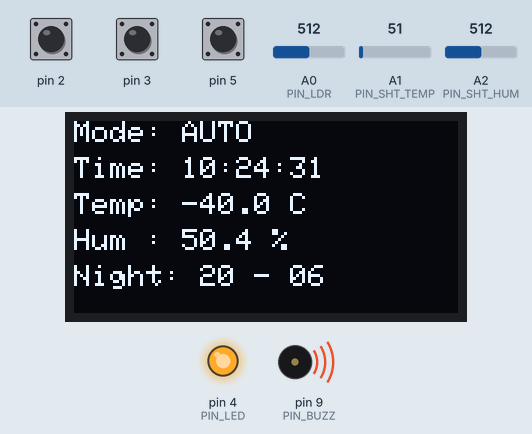
A sketch run on a simulated Arduino Uno, built with avr-gcc and run on an emulated ATmega328P. On the bench: 128×64 one-colour display, output pins drawn as LEDs (lit = HIGH), buzzer (waves = sounding). The inputs (shaded band) are chosen by the test bench; at power-on: pin 2 HIGH, A2 (PIN_SHT_HUM) = 512, pin 3 HIGH, pin 5 HIGH, A0 (PIN_LDR) = 512, A1 (PIN_SHT_TEMP) = 51. The local clock reads 2024-03-15 10:24:30 at power-on unless the sketch sets it; pins used as bus, display or sensor lines are not drawn; what the sketch prints to the serial monitor is not drawn.

Above: at 1.16 s.
1.4 s: pin 2 pulled LOW for 0.15 s
At 1.66 s:
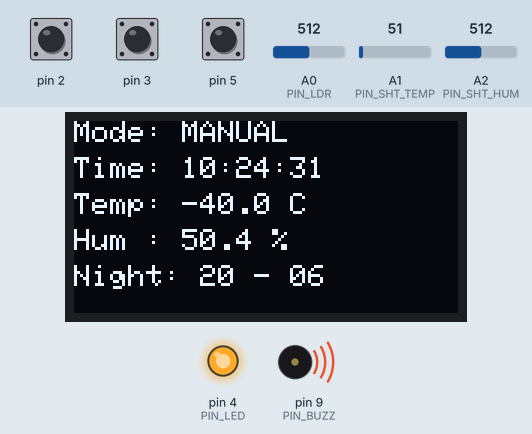
2.1 s: pin 2 pulled LOW for 1 s
At 2.41 s:
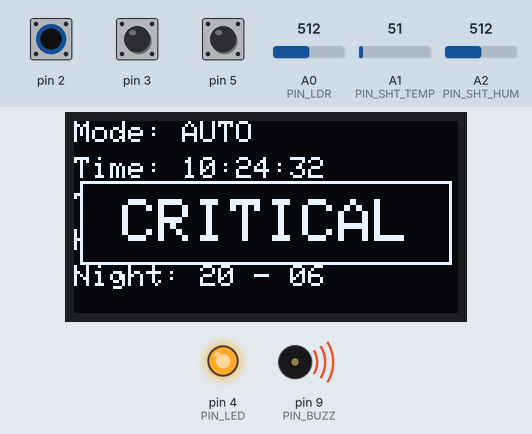
3.7 s: pin 2 pulled LOW for 0.15 s
At 3.91 s:
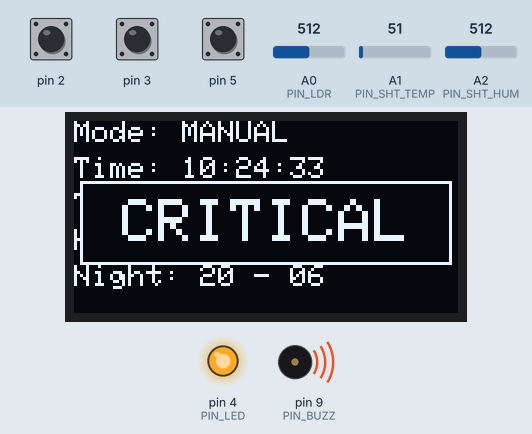
4.4 s: A2 (PIN_SHT_HUM) set to 0
At 4.91 s:
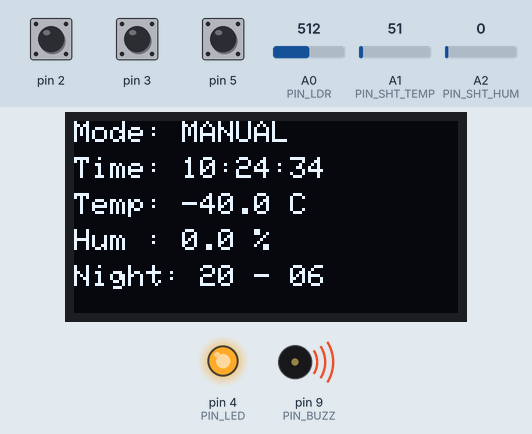
6.2 s: pin 3 pulled LOW for 0.15 s
6.9 s: pin 3 pulled LOW for 1 s
At 7.66 s:
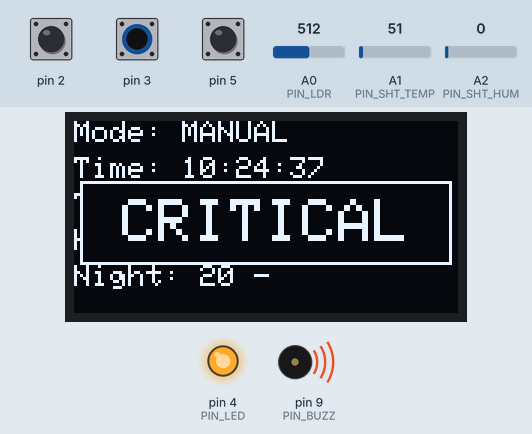
Timing chart, 0 to 9.9 s (numbered marks = the images above; inputs shaded):
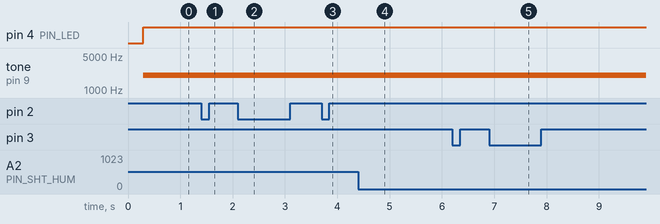

The sketch:

arduino-uno-main.ino
```cpp
#include <Wire.h>              // I2C (np. RTC DS1307)
#include <RTClib.h>            // biblioteka do RTC (DS1307/DS3231)
#include <SPI.h>               // SPI (do OLED)
#include <Adafruit_GFX.h>      // grafika (czcionki, rysowanie)
#include <Adafruit_SSD1306.h>  // sterownik OLED SSD1306

// ================== PINY ==================
// Czujnik światła (LDR) -> wejście analogowe
#define PIN_LDR      A0

// "SHT" w tym kodzie jest traktowane jako analogowe źródła napięcia
// (czyli odczyt z ADC i mapowanie). Nie jest to typowe SHT3X I2C!
#define PIN_SHT_TEMP A1
#define PIN_SHT_HUM  A2

// Wyjścia
#define PIN_LED      4         // LED sygnalizacyjna
#define PIN_BUZZ     9         // buzzer pasywny (tone())

// Przyciski do GND, używany jest INPUT_PULLUP (stan LOW = wciśnięty)
#define BTN_MODE     2         // AUTO/MANUAL (lub zmniejsz godzinę w edycji nocy)
#define BTN_NIGHT    3         // wejście do edycji nocy / przełącz etap edycji
#define BTN_TOGGLE   5         // w MANUAL: LED ON/OFF (lub zwiększ godzinę w edycji nocy)

// OLED SSD1306 (SPI)
#define OLED_CS      10
#define OLED_DC      7
#define OLED_RST     6

// ================== KONFIGURACJA I STAŁE ==================
#define SCREEN_W 128
#define SCREEN_H 64

// Progi alarmów temperatury (WARNING i CRITICAL)
#define TEMP_WARN_LOW  16.0
#define TEMP_WARN_HIGH 26.0
#define TEMP_CRIT_LOW  12.0
#define TEMP_CRIT_HIGH 30.0

// Progi alarmów wilgotności
#define HUM_WARN_LOW   30.0
#define HUM_WARN_HIGH  65.0
#define HUM_CRIT_LOW   20.0
#define HUM_CRIT_HIGH  75.0

// Próg "ciemno" dla LDR (surowa wartość ADC 0..1023)
// Jeśli ldr < LDR_LIMIT -> dark = true
#define LDR_LIMIT      50

// Kalibracja ADC: zakresy dla temp/hum (zależne od czujnika / dzielnika napięcia)
// Te wartości mówią: "taki ADC odpowiada minimalnej i maksymalnej wartości"
#define ADC_T_MIN 125
#define ADC_T_MAX 897
#define ADC_H_MIN 102
#define ADC_H_MAX 916

// Debounce przycisków (ms) - filtr drgań styków
const unsigned long DEBOUNCE_MS = 35;

// Miganie edytowanej godziny na OLED (ms)
const unsigned long EDIT_BLINK_MS = 400;

// ================== STRUKTURY I TYPY DANYCH ==================
// Tryb pracy systemu
enum Mode { AUTO, MANUAL };

// Stany edycji trybu nocnego (prosta maszyna stanów)
enum NightEditState { NIGHT_EDIT_OFF, NIGHT_EDIT_START, NIGHT_EDIT_END };

// Struktura przycisku do debouncingu
struct Button {
  uint8_t pin;                 // pin przycisku
  bool stableState;            // ostatni stabilny stan (po debounc)
  bool lastReading;            // ostatni odczyt natychmiastowy
  unsigned long lastChangeMs;  // kiedy ostatnio zmienił się odczyt
};

// ================== OBIEKTY ==================
Adafruit_SSD1306 display(SCREEN_W, SCREEN_H, &SPI, OLED_DC, OLED_RST, OLED_CS);
RTC_DS1307 rtc;

// ================== ZMIENNE GLOBALNE ==================

// --- Konfiguracja czasu i trybu ---
Mode mode = AUTO;                       // start w AUTO
NightEditState nightEdit = NIGHT_EDIT_OFF; // domyślnie brak edycji nocy
unsigned long intervalMs = 1000;        // co ile wysyłać dane UART

// Godziny działania "nocy" (dla AUTO LED)
// np. 20 -> start, 6 -> koniec (przechodzi przez północ)
uint8_t eveningStart = 20;
uint8_t nightEnd = 6;

// Zmienne robocze do edycji godzin (żeby nie zmieniać od razu "na żywo")
uint8_t editStartH = 20;
uint8_t editEndH   = 6;

// --- Dane czujników ---
float tempC = 0.0f;         // temperatura po przeliczeniu z ADC
float humP = 0.0f;          // wilgotność po przeliczeniu z ADC
int ldr = 0;                // surowy ADC z LDR
DateTime now;               // aktualny czas z RTC

// --- Stany wyjść i flagi ---
bool ledState = false;      // "łączny stan LED" (do UART)
bool baseLedOn = false;     // LED wynikający z trybu (AUTO/MANUAL)
bool manualLED = false;     // stan LED w trybie MANUAL
bool buzzState = false;     // czy buzzer ma być aktywny (warning/critical)

bool warningState = false;  // czy jest WARNING
bool criticalState = false; // czy jest CRITICAL

bool editBlinkOn = true;    // miganie edytowanej godziny na OLED

// --- Timery (millis) ---
unsigned long lastReadSend = 0;    // timer dla UART
unsigned long lastReadMain = 0;    // timer dla głównego odświeżania (czujniki/ekran)
unsigned long lastEditBlink = 0;   // timer migania godzin w edycji

// --- Przyciski (stan początkowy) ---
// stableState i lastReading ustawione LOW -> przy pull-up to może być specyficzne,
// ale checkPress ma debounce i wykrywa stabilne przejścia.
Button bMode  = { BTN_MODE,   LOW, LOW, 0 };
Button bNight = { BTN_NIGHT,  LOW, LOW, 0 };
Button bTog   = { BTN_TOGGLE, LOW, LOW, 0 };

// --- Komunikacja UART ---
// Zbieranie komendy od PC do String cmd (np. MA, ML, LO, I2 itd.)
String cmd;

// ================== FUNKCJE POMOCNICZE ==================

// Inicjalizacja pinów na poziomie rejestrów AVR (ATmega328P)
//
// DDRx -> kierunek (1=OUTPUT, 0=INPUT)
// PORTx:
//   - OUTPUT: 1=HIGH, 0=LOW
//   - INPUT:  1=włącz pull-up, 0=bez pull-up (floating)
//
// PD4 = Arduino D4 (LED)
// PB1 = Arduino D9 (BUZZ)  [uwaga: pin D9 = PB1]
//
// PD2 = D2, PD3 = D3, PD5 = D5 (przyciski)
void ioInitRegisters() {
  DDRD |= (1 << DDD4);        // PD4 jako OUTPUT (LED)
  DDRB |= (1 << DDB1);        // PB1 jako OUTPUT (BUZZ)

  // PD2/PD3/PD5 jako INPUT (przyciski)
  DDRD &= ~((1 << DDD2) | (1 << DDD3) | (1 << DDD5));

  // Dla wejść: PORT=1 => włącza pull-up (przyciski do GND)
  PORTD |=  (1 << PORTD2) | (1 << PORTD3) | (1 << PORTD5);

  // Start: LED i BUZZ wyłączone (LOW)
  PORTD &= ~(1 << PORTD4);
  PORTB &= ~(1 << PORTB1);
}

// Zawijanie godzin 0..23.
// Przy edycji godzin: -1 -> 23, 24 -> 0.
uint8_t wrapHour(int8_t h) {
  if (h < 0) return 23;
  if (h > 23) return 0;
  return (uint8_t)h;
}

// Mapowanie liniowe float (odpowiednik map(), ale z float)
float mapFloat(float x, float in_min, float in_max, float out_min, float out_max) {
  return (x - in_min) * (out_max - out_min) / (in_max - in_min) + out_min;
}

// Ograniczenie wartości do przedziału [lo, hi]
float clampf(float v, float lo, float hi) {
  if (v < lo) return lo;
  if (v > hi) return hi;
  return v;
}

// Zamiana ADC -> temperatura (przez skalowanie i clamp)
// ADC_T_MIN..ADC_T_MAX mapowane na -40..125°C
float adcToTemp(int adc) {
  float t = mapFloat((float)adc, ADC_T_MIN, ADC_T_MAX, -40.0f, 125.0f);
  return clampf(t, -40.0f, 125.0f);
}

// Zamiana ADC -> wilgotność (0..100%)
// ADC_H_MIN..ADC_H_MAX mapowane na 0..100%
float adcToHum(int adc) {
  float h = mapFloat((float)adc, ADC_H_MIN, ADC_H_MAX, 0.0f, 100.0f);
  return clampf(h, 0.0f, 100.0f);
}

// Sprawdzenie czy aktualna godzina jest w zakresie "wieczór/noc".
//
// Obsługa dwóch przypadków:
// 1) eveningStart < nightEnd: zakres w obrębie tej samej doby (np. 18-22)
// 2) eveningStart > nightEnd: zakres przechodzi przez północ (np. 20-6)
bool isEvening() {
  uint8_t h = now.hour();

  if (eveningStart < nightEnd) {
    // zakres nie przechodzi przez północ
    return (h >= eveningStart && h < nightEnd);
  } else {
    // zakres przechodzi przez północ
    return (h >= eveningStart || h < nightEnd);
  }
}

// ================== OBSŁUGA PERYFERIÓW (OLED, BUZZER, LED) ==================

// Inicjalizacja OLED: manualny reset + start SPI + start biblioteki SSD1306
void oledInit() {
  pinMode(OLED_RST, OUTPUT);

  // Sekwencja resetu OLED (czasem konieczna przy SPI OLED)
  digitalWrite(OLED_RST, HIGH); delay(5);
  digitalWrite(OLED_RST, LOW);  delay(20);
  digitalWrite(OLED_RST, HIGH); delay(20);

  SPI.begin();
  display.begin(SSD1306_SWITCHCAPVCC, 0, false, true);
  display.clearDisplay();
  display.display();
}

// Rysowanie danych na OLED.
// Pokazuje: tryb, czas, temp, hum, godziny nocy.
// Dodatkowo: migający ekran ostrzeżenia WARNING/CRITICAL.
void drawOLED() {
  // format czasu do "HH:MM:SS"
  char timeBuf[9];
  snprintf(timeBuf, sizeof(timeBuf), "%02d:%02d:%02d",
           now.hour(), now.minute(), now.second());

  display.clearDisplay();
  display.setTextColor(SSD1306_WHITE);

  // Miganie napisu alarmu (lokalne static -> pamiętają stan)
  static bool alarmBlink = false;
  static unsigned long lastAlarmBlink = 0;
  unsigned long ms = millis();

  // CRITICAL miga szybciej niż WARNING
  unsigned long alarmBlinkInterval = criticalState ? 250 : 500;

  // jeśli jest alarm -> przełącz miganie co alarmBlinkInterval
  if ((warningState || criticalState) && (ms - lastAlarmBlink >= alarmBlinkInterval)) {
    lastAlarmBlink = ms;
    alarmBlink = !alarmBlink;
  }

  // Miganie edytowanej godziny w trybie ustawień nocy
  if (nightEdit != NIGHT_EDIT_OFF) {
    if (ms - lastEditBlink >= EDIT_BLINK_MS) {
      lastEditBlink = ms;
      editBlinkOn = !editBlinkOn;
    }
  } else {
    // poza edycją: godziny nie migają
    editBlinkOn = true;
  }

  // --- Górne informacje ---
  display.setTextSize(1);
  display.setCursor(0, 0);
  display.print("Mode: ");
  display.print(mode == AUTO ? "AUTO" : "MANUAL");

  display.setCursor(0, 12);
  display.print("Time: ");
  display.print(timeBuf);

  // --- Czujniki ---
  display.setCursor(0, 24);
  display.print("Temp: ");
  display.print(tempC, 1);
  display.print(" C");

  display.setCursor(0, 36);
  display.print("Hum : ");
  display.print(humP, 1);
  display.print(" %");

  // --- Godziny nocy (lub wartości edytowane) ---
  display.setCursor(0, 48);
  display.print("Night: ");

  // Jeśli edytujesz -> pokazuj editStartH/editEndH
  // Jeśli nie -> pokazuj eveningStart/nightEnd
  uint8_t shownStart = (nightEdit == NIGHT_EDIT_OFF) ? eveningStart : editStartH;
  uint8_t shownEnd   = (nightEdit == NIGHT_EDIT_OFF) ? nightEnd     : editEndH;

  // Miganie: jeśli edytujesz START i editBlinkOn==false -> ukryj liczby
  if (nightEdit == NIGHT_EDIT_START && !editBlinkOn) {
    display.print("  ");
  } else {
    if (shownStart < 10) display.print("0");
    display.print(shownStart);
  }

  display.print(" - ");

  // Miganie: jeśli edytujesz END i editBlinkOn==false -> ukryj liczby
  if (nightEdit == NIGHT_EDIT_END && !editBlinkOn) {
    display.print("  ");
  } else {
    if (shownEnd < 10) display.print("0");
    display.print(shownEnd);
  }

  // --- Duży napis alarmu ---
  if (criticalState || warningState) {
    if (alarmBlink) {
      const char* msg = criticalState ? "CRITICAL" : "WARNING";

      // wyczyść obszar, narysuj ramkę i tekst
      display.fillRect(2, 20, 124, 28, SSD1306_BLACK);
      display.drawRect(2, 20, 124, 28, SSD1306_WHITE);
      display.setTextSize(2);

      // Wycentrowanie tekstu: 1 znak ~12px przy setTextSize(2)
      int msgLen = strlen(msg);
      int textX = (SCREEN_W - (msgLen * 12)) / 2;
      if (textX < 0) textX = 0;
      display.setCursor(textX, 26);
      display.print(msg);

      display.setTextSize(1);
    }
  }

  display.display();
}

// Sterowanie buzzerem pasywnym.
// - CRITICAL: ciągły 2000 Hz
// - WARNING: przerywany 1200 Hz (ON/OFF co 200ms)
void buzzerPassive(bool warning, bool critical) {
  static unsigned long lastToggle = 0; // kiedy ostatnio przełączono pip
  static bool beepOn = false;          // czy pip jest aktualnie aktywny
  unsigned long nowMs = millis();

  if (critical) {
    // sygnał ciągły
    tone(PIN_BUZZ, 2000);
    return;
  }

  if (warning) {
    // pip-pip: zmiana co 200ms
    if (nowMs - lastToggle >= 200) {
      lastToggle = nowMs;
      beepOn = !beepOn;

      if (beepOn) tone(PIN_BUZZ, 1200);
      else noTone(PIN_BUZZ);
    }
    return;
  }

  // brak alarmów -> wyłącz buzzer
  noTone(PIN_BUZZ);
}

// Sterowanie LED w zależności od alarmów.
//
// Priorytet:
/// CRITICAL: LED stale ON
/// WARNING: LED miga
/// NORMAL: LED wg baseOn (AUTO/MANUAL)
void ledAlarmUpdate(bool warning, bool critical, bool baseOn) {
  static unsigned long lastToggle = 0; // timer migania
  static bool blinkOn = false;         // stan migania
  unsigned long ms = millis();

  if (critical) {
    digitalWrite(PIN_LED, HIGH);
    return;
  }

  if (warning) {
    if (ms - lastToggle >= 200) {
      lastToggle = ms;
      blinkOn = !blinkOn;
    }
    digitalWrite(PIN_LED, blinkOn ? HIGH : LOW);
    return;
  }

  // brak alarmu -> wynik bazowy
  digitalWrite(PIN_LED, baseOn ? HIGH : LOW);
}

// ================== LOGIKA ==================

// Wyliczenie stanów: czy ciemno, czy wieczór, czy warning/critical,
// i ustawienie flag LED/Buzzer.
void updateLogic() {
  // stan światła (ciemno?)
  bool dark = ldr < LDR_LIMIT;

  // stan czasu (czy jest "noc" wg godzin)
  bool evening = isEvening();

  // alarmy temperatury
  bool warningTemp  = (tempC < TEMP_WARN_LOW)  || (tempC > TEMP_WARN_HIGH);
  bool criticalTemp = (tempC < TEMP_CRIT_LOW)  || (tempC > TEMP_CRIT_HIGH);

  // alarmy wilgotności
  bool warningHum   = (humP < HUM_WARN_LOW)    || (humP > HUM_WARN_HIGH);
  bool criticalHum  = (humP < HUM_CRIT_LOW)    || (humP > HUM_CRIT_HIGH);

  // łączny alarm
  bool warning  = warningTemp  || warningHum;
  bool critical = criticalTemp || criticalHum;

  // aktualizacja globalnych stanów alarmu
  warningState  = warning;
  criticalState = critical;

  // buzzer aktywny jeśli jest jakikolwiek alarm
  buzzState = warning || critical;

  // "bazowe" sterowanie LED zależne od trybu
  if (mode == AUTO) baseLedOn = (dark || evening); // AUTO -> zależne od warunków
  else              baseLedOn = manualLED;         // MANUAL -> zależne od użytkownika

  // ledState to ogólny "stan logiczny" do UART (uwzględnia alarmy)
  ledState = baseLedOn || warning || critical;
}

// ================== UART ==================

// Wysyłanie linii danych do PC w formacie "KEY=VALUE"
void sendUART() {
  // format czasu
  char t[9];
  snprintf(t, sizeof(t), "%02d:%02d:%02d",
           now.hour(), now.minute(), now.second());

  // Dane w formacie łatwym do parsowania po stronie PC
  Serial.print(F("DATA,"));
  Serial.print(F("t="));    Serial.print(tempC, 1);
  Serial.print(F(",h="));   Serial.print(humP, 1);
  Serial.print(F(",ldr=")); Serial.print(ldr);
  Serial.print(F(",time="));Serial.print(t);
  Serial.print(F(",led=")); Serial.print(ledState ? 1 : 0);
  Serial.print(F(",buzz="));Serial.print(buzzState ? 1 : 0);
  Serial.print(F(",mode="));Serial.print(mode == AUTO ? "AUTO" : "MANUAL");

  // Ustawienia:
  Serial.print(F(",int=")); Serial.print(intervalMs);
  Serial.print(F(",nst=")); Serial.print(eveningStart);
  Serial.print(F(",nend="));Serial.println(nightEnd);
}

// Odczyt komend z PC (np. "MA\n", "I5\n").
// Zbieramy znaki do String cmd aż do '\n'.
void readCmd() {
  while (Serial.available()) {
    char c = Serial.read();

    if (c == '\n') {
      cmd.trim(); // usuń spacje, \r itd.

      // --- tryb pracy ---
      if (cmd == F("MA")) mode = AUTO;
      else if (cmd == F("ML")) {
        mode = MANUAL;
        manualLED = false; // przy wejściu w MANUAL start od OFF
      }

      // --- LED manual ---
      else if (cmd == F("LO"))  manualLED = true;
      else if (cmd == F("LOF")) manualLED = false;

      // --- zmiana godzin nocy ---
      else if (cmd == F("SNI")) eveningStart = wrapHour((int8_t)eveningStart + 1);
      else if (cmd == F("SND")) eveningStart = wrapHour((int8_t)eveningStart - 1);

      else if (cmd == F("SI")) nightEnd = wrapHour((int8_t)nightEnd + 1);
      else if (cmd == F("SD")) nightEnd = wrapHour((int8_t)nightEnd - 1);

      // --- interwał UART ---
      else if (cmd == F("I"))  intervalMs = 1000;
      else if (cmd == F("I2")) intervalMs = 2500;
      else if (cmd == F("I5")) intervalMs = 5000;
      else if (cmd == F("I1")) intervalMs = 10000;

      // reset bufora komendy
      cmd = "";
    }
    else if (c != '\r') {
      // dołącz znak do komendy
      cmd += c;

      // proste zabezpieczenie przed przepełnieniem (śmieci na UART)
      if (cmd.length() > 20) cmd = "";
    }
  }
}

// ================== OBSŁUGA PRZYCISKÓW ==================

// Debounce: zwraca true tylko gdy nastąpi stabilne "wciśnięcie".
//
// Przyciski z INPUT_PULLUP:
/// - puszczony -> HIGH
/// - wciśnięty -> LOW
bool checkPress(Button &b) {
  bool reading = digitalRead(b.pin);
  unsigned long ms = millis();

  // jeśli odczyt się zmienił -> restart licznika stabilizacji
  if (reading != b.lastReading) {
    b.lastChangeMs = ms;
    b.lastReading = reading;
  }

  // jeśli przez DEBOUNCE_MS jest stabilnie -> uznaj nowy stan
  if ((ms - b.lastChangeMs) > DEBOUNCE_MS) {
    if (reading != b.stableState) {
      b.stableState = reading;

      // interesuje nas tylko moment wciśnięcia (LOW)
      if (b.stableState == LOW) return true;
    }
  }
  return false;
}

// Funkcja jest w praktyce MASZYNĄ STANÓW dla przycisków.
// Przy edycji nocy przyciski MODE/TOGGLE zmieniają godziny,
// a poza edycją sterują trybem AUTO/MANUAL i LED w MANUAL.
void handleButtons() {
  // --- Przycisk NIGHT: przechodzenie po etapach edycji ---
  if (checkPress(bNight)) {
    if (nightEdit == NIGHT_EDIT_OFF) {
      // wejście do edycji START
      nightEdit = NIGHT_EDIT_START;
      editStartH = eveningStart;  // kopiuj bieżące ustawienia
      editEndH   = nightEnd;
      editBlinkOn = true;
      lastEditBlink = millis();
    }
    else if (nightEdit == NIGHT_EDIT_START) {
      // przejście do edycji END
      nightEdit = NIGHT_EDIT_END;
      editBlinkOn = true;
      lastEditBlink = millis();
    }
    else {
      // zakończenie edycji: zapis ustawień i wyjście
      eveningStart = editStartH;
      nightEnd     = editEndH;
      nightEdit = NIGHT_EDIT_OFF;
      editBlinkOn = true;
    }
  }

  // --- Jeśli edytujemy noc: MODE/TOGGLE działają jako -/+ godzin ---
  if (nightEdit != NIGHT_EDIT_OFF) {
    // MODE -> minus godzina
    if (checkPress(bMode)) {
      if (nightEdit == NIGHT_EDIT_START)
        editStartH = wrapHour((int8_t)editStartH - 1);
      else
        editEndH = wrapHour((int8_t)editEndH - 1);

      // reset migania po zmianie, żeby wartość była widoczna
      editBlinkOn = true;
      lastEditBlink = millis();
    }

    // TOGGLE -> plus godzina
    if (checkPress(bTog)) {
      if (nightEdit == NIGHT_EDIT_START)
        editStartH = wrapHour((int8_t)editStartH + 1);
      else
        editEndH = wrapHour((int8_t)editEndH + 1);

      editBlinkOn = true;
      lastEditBlink = millis();
    }

    // WAŻNE: w edycji nie wykonuj dalej normalnej obsługi przycisków
    return;
  }

  // --- Normalny tryb pracy: MODE zmienia AUTO/MANUAL ---
  if (checkPress(bMode)) {
    mode = (mode == AUTO) ? MANUAL : AUTO;

    // przy wejściu do MANUAL startuj od LED=OFF
    if (mode == MANUAL) manualLED = false;
  }

  // --- Normalny tryb: TOGGLE przełącza LED tylko w MANUAL ---
  if (checkPress(bTog)) {
    if (mode == MANUAL) manualLED = !manualLED;
  }
}

// ================== SETUP & LOOP ==================

// Jednorazowa inicjalizacja
void setup() {
  Serial.begin(115200);  // UART do PC
  ioInitRegisters();     // ustaw porty AVR (LED/BUZZ/przyciski)
  Wire.begin();          // start I2C
  rtc.begin();           // start RTC
  oledInit();            // start OLED
}

// Główna pętla bez delay (harmonogram na millis)
void loop() {
  // 1) komunikacja i przyciski (wykonuj często)
  readCmd();
  handleButtons();

  // 2) aktualizacja LED i buzzera (działają w tle na millis)
  ledAlarmUpdate(warningState, criticalState, baseLedOn);
  buzzerPassive(warningState, criticalState);

  // 3) co intervalMs wyślij pakiet danych do PC
  if (millis() - lastReadSend >= intervalMs) {
    lastReadSend = millis();
    sendUART();
  }

  // 4) co 250ms: odczyt czujników + logika + OLED
  if (millis() - lastReadMain >= 250) {
    lastReadMain = millis();

    // odczyty ADC
    ldr = analogRead(PIN_LDR);
    tempC = adcToTemp(analogRead(PIN_SHT_TEMP));
    humP  = adcToHum(analogRead(PIN_SHT_HUM));

    // odczyt czasu z RTC
    now = rtc.now();

    // aktualizacja alarmów + sterowania bazowego
    updateLogic();

    // odśwież OLED
    drawOLED();
  }
}
```

Measured:
- after the input at 1.4 s, the display: changes after 0.14 s (image 1)
- after the input at 2.1 s, the display: changes after 0.19 s (image 2)
- after the input at 3.7 s, the display: changes after 0.09 s (image 3)
